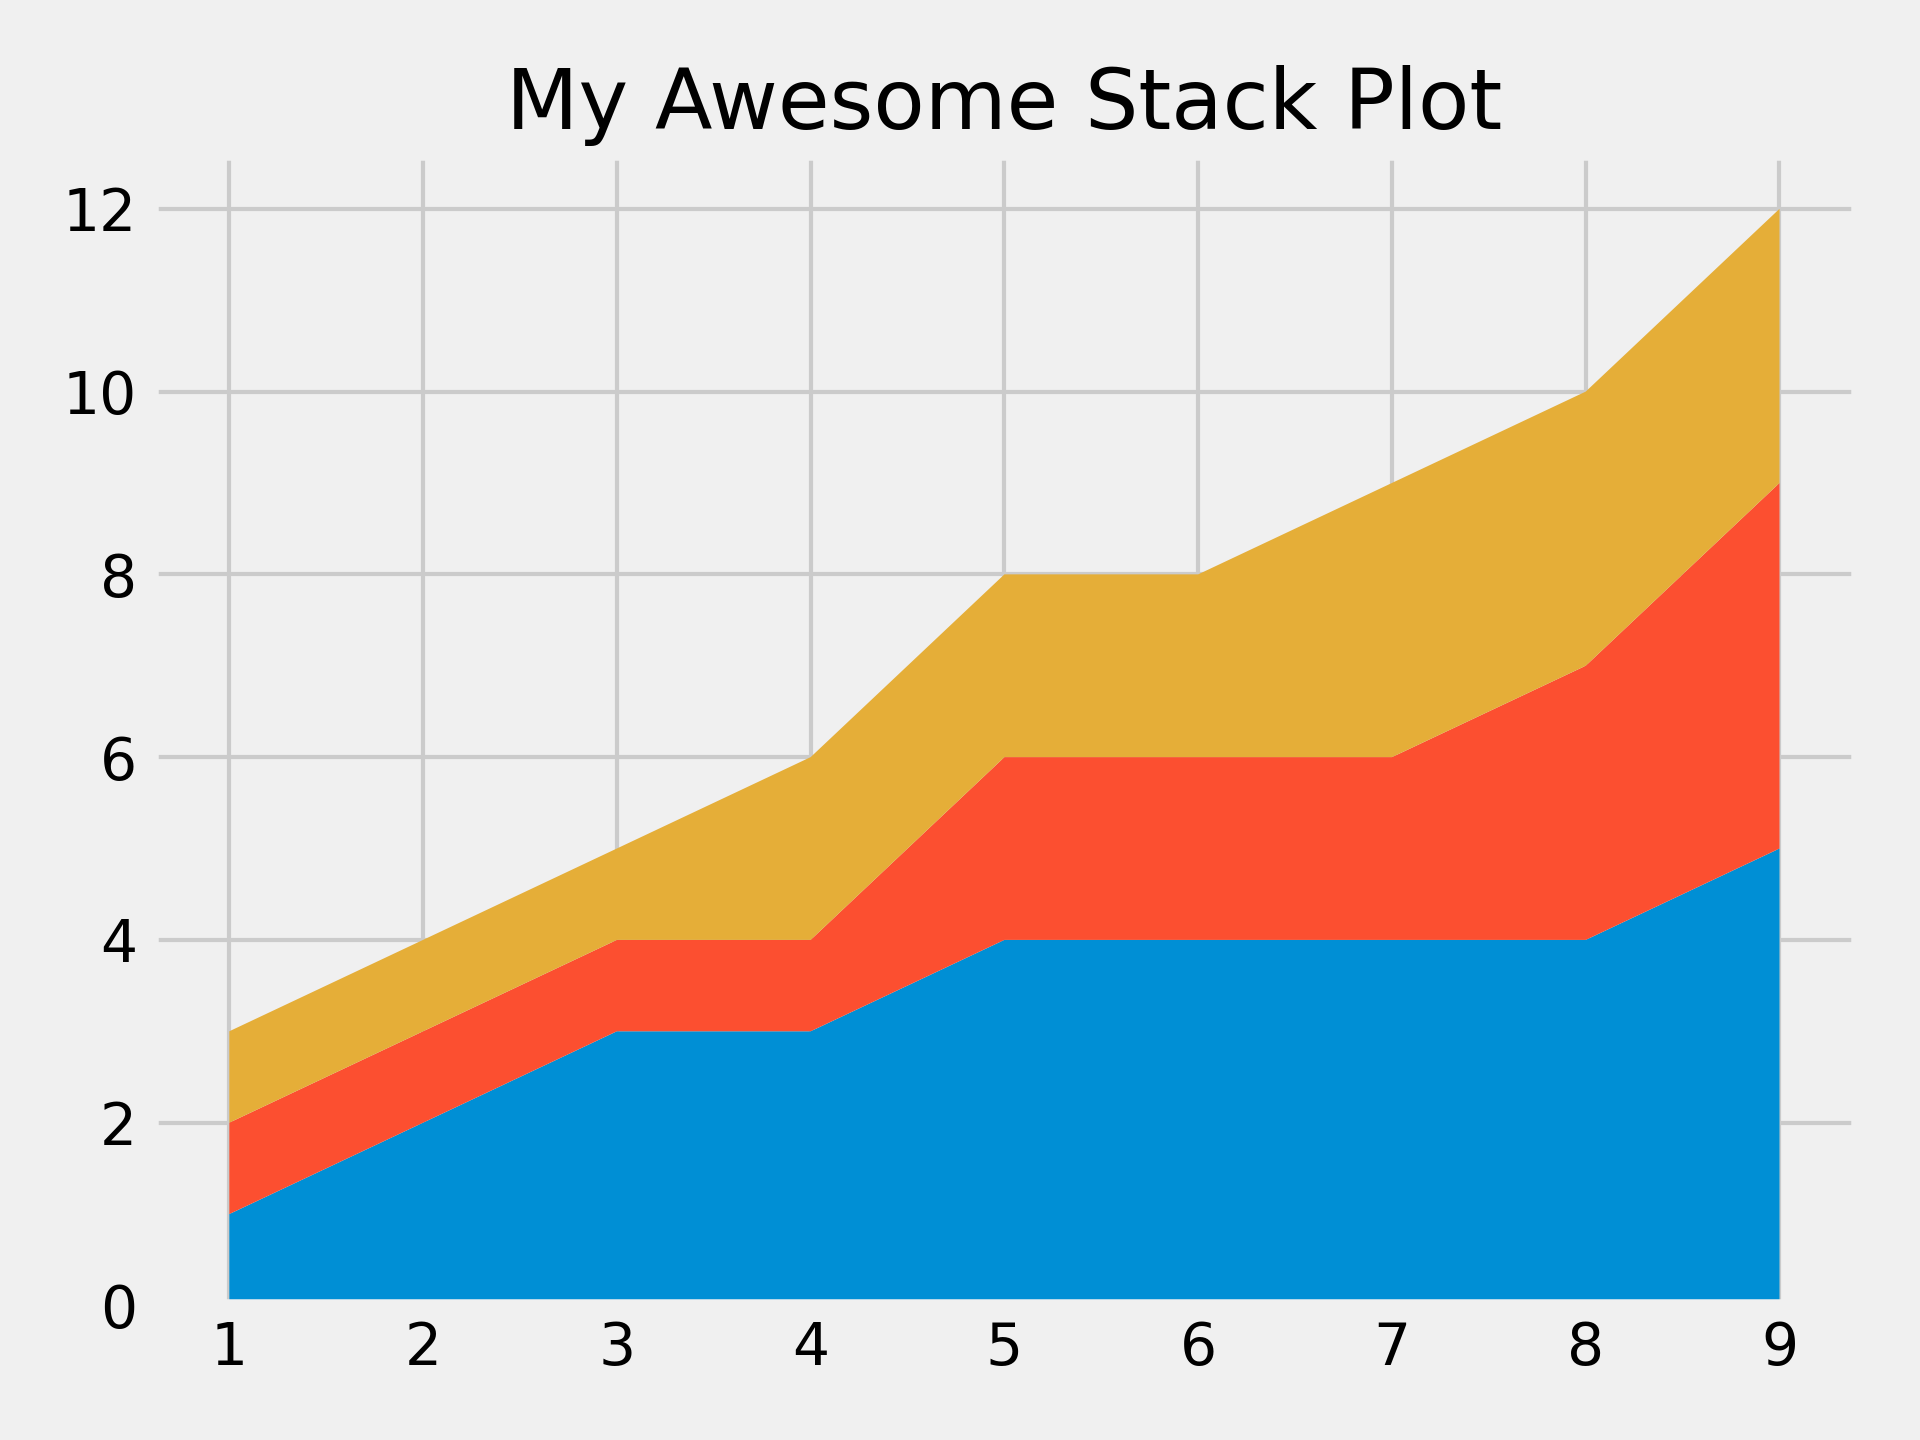

Reproduce this figure in Python.
# Importing necesssary libraries
import matplotlib.pyplot as plt

# Defining values
minutes = [1, 2, 3, 4, 5, 6, 7, 8, 9]
player_1 = [1, 2, 3, 3, 4, 4, 4, 4, 5]
player_2 = [1, 1, 1, 1, 2, 2, 2, 3, 4]
player_3 = [1, 1, 1, 2, 2, 2, 3, 3, 3]

# Adding Theme to graph
plt.style.use('fivethirtyeight')

# PLotting graph
plt.stackplot(minutes, player_1, player_2, player_3,)

# Adding labels to graph
plt.title('My Awesome Stack Plot')

# Adjust some padding to graph
plt.tight_layout()

# Saving graph as png
plt.savefig('stack_plot_1.png', dpi=300)

# Showing graph as output
plt.show()
